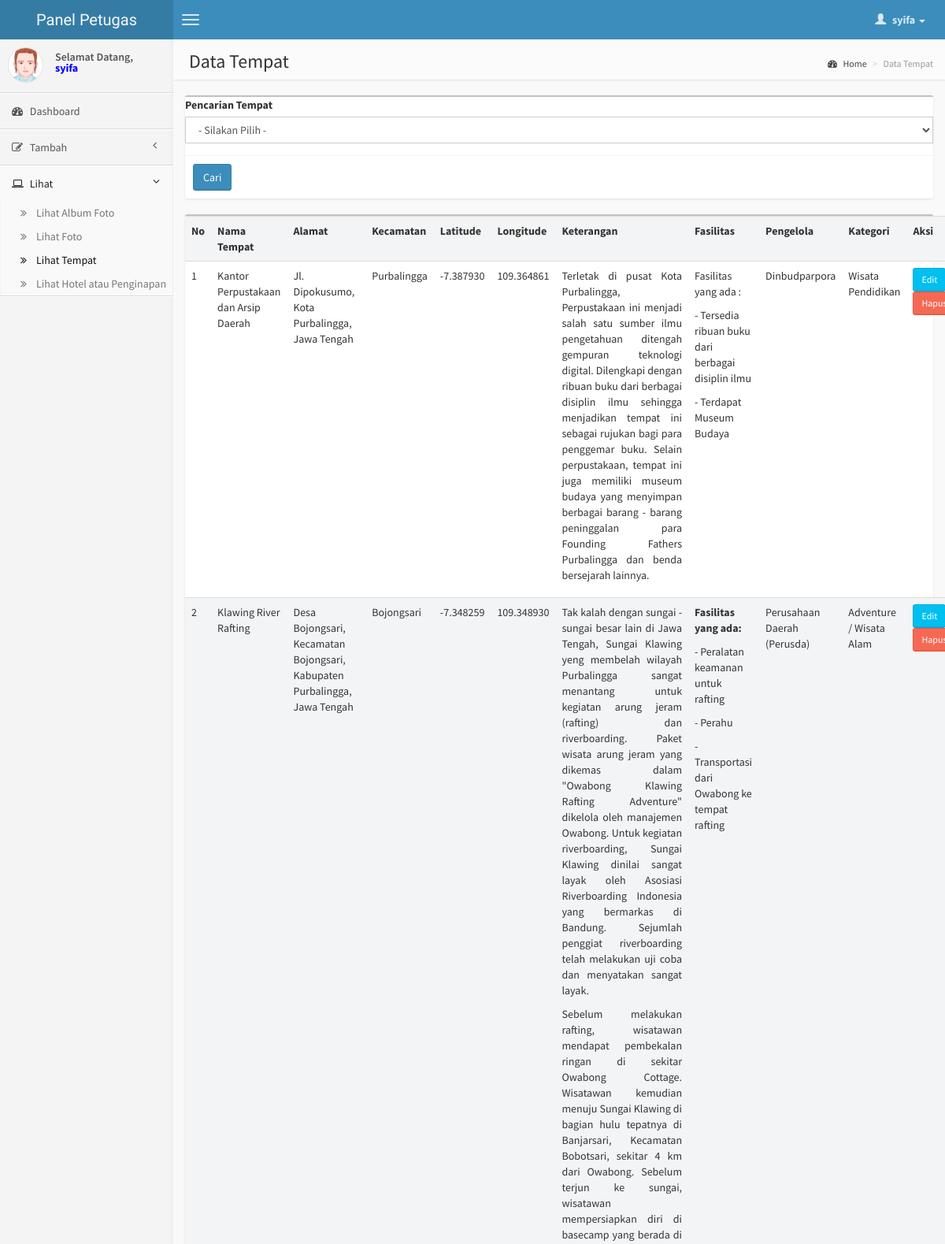
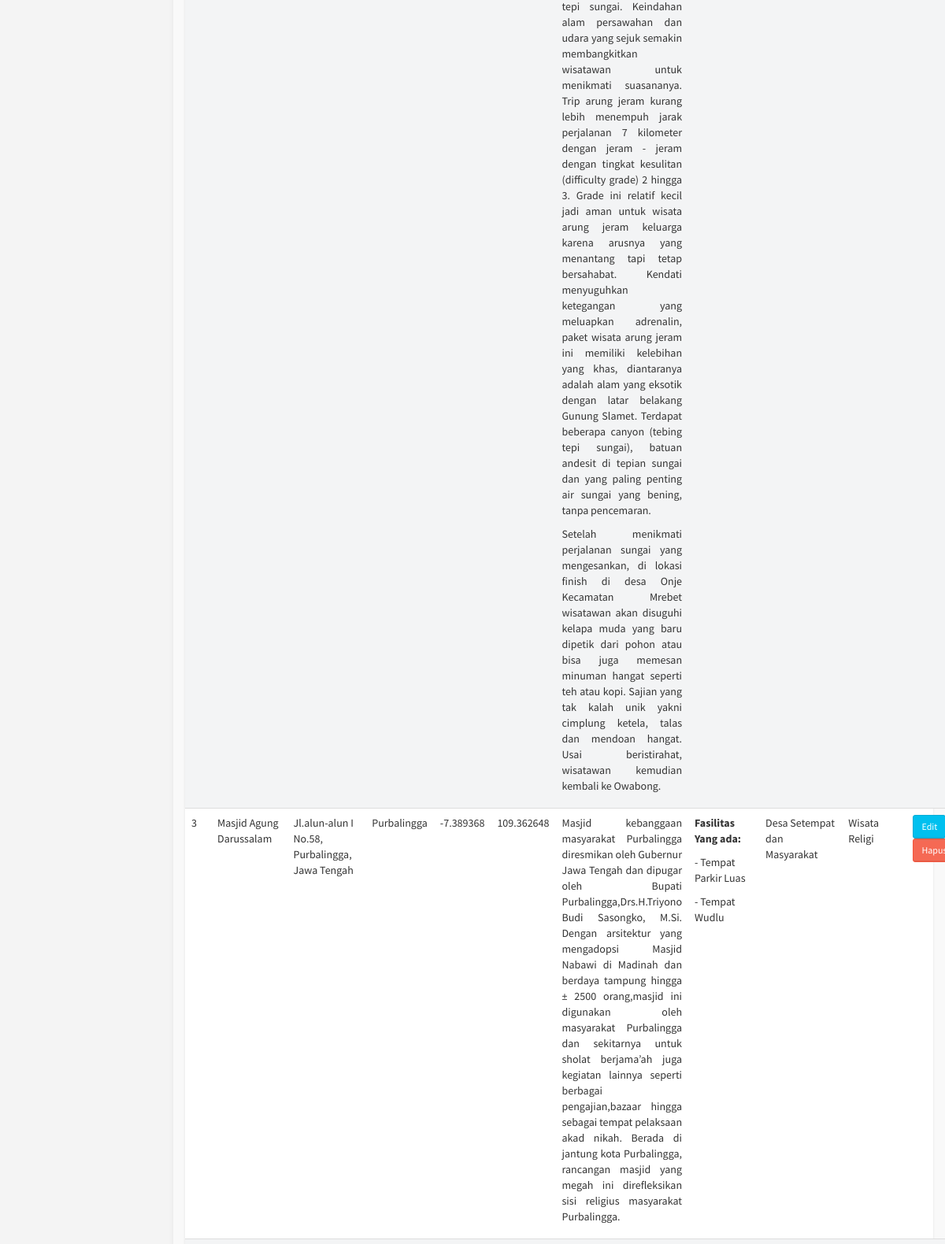
Screenshot of /dashboard/petugas/data_place.php?page=2 (signed in, upper part) with the database file from the repository (2 pictures, top to bottom).
### tables this page shows
CREATE TABLE IF NOT EXISTS `sig_data_place` (
  `id_place` int(10) NOT NULL AUTO_INCREMENT,
  `id_album` int(7) NOT NULL,
  `name` varchar(150) NOT NULL,
  `address` varchar(255) NOT NULL,
  `sub_district` varchar(255) NOT NULL,
  `lat` float(10,6) NOT NULL,
  `lon` float(10,6) NOT NULL,
  `description` text NOT NULL,
  `facility` text NOT NULL,
  `pengelola` varchar(255) NOT NULL,
  `kategori` varchar(150) NOT NULL,
  PRIMARY KEY (`id_place`)
);

### dashboard/petugas/data_place.php (the view, shortened to what this page needs)
<?php
if($_SESSION['Hak_Akses'] == 'Petugas')
{?>
<!DOCTYPE html>
<html>
    <head>
        <link href="css/bootstrap.min.css" rel="stylesheet" type="text/css" />
        <link href="css/font-awesome.min.css" rel="stylesheet" type="text/css" />
        <link href="css/AdminLTE.css" rel="stylesheet" type="text/css" />
    </head>
    <body class="skin-blue">
        <header class="header">
            <a href="index.php" class="logo">
               Panel Petugas
            </a>
            <nav class="navbar navbar-static-top" role="navigation">
                <a href="#" class="navbar-btn sidebar-toggle" data-toggle="offcanvas" role="button">
                    <span class="icon-bar"></span>
                    <span class="icon-bar"></span>
                    <span class="icon-bar"></span>
                </a>
                <div class="navbar-right">
                    <ul class="nav navbar-nav">
                        <li class="dropdown user user-menu">
                            <a href="#" class="dropdown-toggle" data-toggle="dropdown">
                                <i class="glyphicon glyphicon-user"></i>
                                <span><?php echo $_SESSION['Username'];?> <i class="caret"></i></span>
                            </a>
                        </li>
                    </ul>
                </div>
            </nav>
        </header>
        <div class="wrapper row-offcanvas row-offcanvas-left">
            <aside class="left-side sidebar-offcanvas">
                <section class="sidebar">
                    <div class="user-panel">
                        <div class="pull-left image">
                           <?php if($_SESSION['Jenis_Kelamin']== 'Laki - Laki') { ?>
                           <img src="img/avatar5.png" class="img-circle" alt="User Image" />
                           <?php }
				     	   else{ ?>
                           <img src="img/avatar2.png" class="img-circle" alt="User Image" />
                           <?php } ?>
                        </div>
                        <div class="pull-left info">
                            Selamat Datang, <br>
                          <p style="font-weight:bold; color:#00F;"> <?php echo $_SESSION['Username'];?></p>
                        </div>
                    </div>
                    <ul class="sidebar-menu">
                        <li class="">
                            <a href="index.php">
                                <i class="fa fa-dashboard"></i> <span>Dashboard</span>
                            </a>
                        </li>
                        <li class="treeview">
                            <a href="#">
                                <i class="fa fa-edit"></i>
                                <span>Tambah</span>
                                <i class="fa fa-angle-left pull-right"></i>
                            </a>
                        </li>
                        <li class="treeview active">
                            <a href="#">
                                <i class="fa fa-laptop"></i>
                                <span>Lihat</span>
                                <i class="fa fa-angle-left pull-right"></i>
                            </a>
                            <ul class="treeview-menu">
                                <li><a href="data_album.php"><i class="fa fa-angle-double-right"></i>Lihat Album Foto</a></li>
                                <li><a href="data_photo.php"><i class="fa fa-angle-double-right"></i>Lihat Foto</a></li>
                                <li class="active"><a href="data_place.php"><i class="fa fa-angle-double-right"></i>Lihat Tempat</a></li>
                                <li><a href="data_hotel.php"><i class="fa fa-angle-double-right"></i>Lihat Hotel atau Penginapan</a></li>
                            </ul>
                        </li>
                    </ul>
                </section>
            </aside>
            <aside class="right-side">
                <section class="content-header">
                    <h1>
                    Data Tempat
                    </h1>
                    <ol class="breadcrumb">
                        <li><a href="#"><i class="fa fa-dashboard"></i> Home</a></li>
                        <li class="active">Data Tempat</li>
                    </ol>
                </section>
                <section class="content">
                    <div class="row">
                        <div class="col-md-12">
                            <form action="" method="post">
                            <div class="box">
                            	<div class="box-body no-padding">
                                    <div class="form-group">
                                            <label>Pencarian Tempat</label>
                                            <select class="form-control" name="tempat" id="tempat" required>
                                                <option>- Silakan Pilih -</option>
                                            </select>
                                     </div>
                                     <div class="box-footer">
                            			<button type="submit" class="btn btn-primary">Cari</button>
                            		 </div>
                            	</div>
                            </div>
                            </form>
                            <div class="box">
                                <div class="box-body no-padding">
                                    <table class="table table-striped">
                                         <tr>
                                            <th>No</th>
                                            <th>Nama Tempat</th>
                                            <th>Alamat</th>
                                            <th>Kecamatan</th>
                                            <th>Latitude</th>
                                            <th>Longitude</th>
                                            <th>Keterangan</th>
                                            <th>Fasilitas</th>
                                            <th>Pengelola</th>
                                            <th>Kategori</th>
                                            <th>Aksi</th>
                                         </tr>
                                         <?php
											$dataPerPage = 10;
											if(isset($_GET['page']))
											{
												$noPage = $_GET['page'];
											}
											else $noPage = 1;
											$offset = ($noPage - 1) * $dataPerPage;
											$no = 1;
											$queri = "SELECT * FROM `sig_data_place` order by name asc LIMIT $offset, $dataPerPage";
											$ambil = mysql_query($queri);
											if(mysql_num_rows($ambil) != 0)
											{
												while($urai = mysql_fetch_array($ambil))
												{
											?>
                                       <tr>
                                          <td><?php echo $no++;?></td>
                                          <td><?php echo $urai['name'];?></td>
                                          <td><?php echo $urai['address'];?></td>
                                          <td><?php echo $urai['sub_district'];?></td>
                                          <td><?php echo $urai['lat'];?></td>
                                          <td><?php echo $urai['lon'];?></td>
                                          <td><?php echo $urai['description'];?></td>
                                          <td><?php echo $urai['facility'];?></td>
                                          <td><?php echo $urai['pengelola'];?></td>
                                          <td><?php echo $urai['kategori'];?></td>
                                          <td><a href="edit_place.php?id_place=<?php echo $urai['id_place'];?>&&name=<?php echo $urai['name']?>" title="Edit Data Tempat"><button class="btn btn-info btn-sm">Edit</button></a> | <a href="../../process/delete_place_for_admin.php?id_place=<?php echo $urai['id_place'];?>" title="Hapus Data Tempat" onClick="return confirm('Apakah Anda akan Menghapus Tempat dengan Kode Tempat = <?php echo $urai['id_place'];?> ?')"><button class="btn btn-danger btn-sm">Hapus</button></a></td>
                                       </tr>
                                         <?php }
										 }
											$jumPage = ceil($jumData/$dataPerPage);?>
                                    </table>
                                </div>
                            </div>
                        </div>
                    </div>
                </section>
            </aside>
        </div>
    </body>
</html>
<?php
}
else
{
	include("error.php");
}?>

### rows the page displays
sig_data_place: name "Kantor Perpustakaan dan Arsip Daerah", address "Jl. Dipokusumo, Kota Purbalingga, Jawa Tengah", sub_district "Purbalingga", lat "-7.387930", lon "109.364861", description "Terletak di pusat Kota Purbalingga, Perpustakaan ini menjadi salah satu sumber ilmu pengetahuan ditengah gempuran teknologi digital. Dilengkapi dengan ribuan buku dari berbagai disiplin ilmu sehingga menjadikan tempat ini sebagai rujukan bagi para penggemar buku. Selain perpustakaan, tempat ini juga memiliki museum budaya yang menyimpan berbagai barang - barang peninggalan para Founding Fathers Purbalingga dan benda bersejarah lainnya.", facility "Fasilitas yang ada : - Tersedia ribuan buku dari berbagai disiplin ilmu - Terdapat Museum Budaya", pengelola "Dinbudparpora", kategori "Wisata Pendidikan"
sig_data_place: name "Klawing River Rafting", address "Desa Bojongsari, Kecamatan Bojongsari, Kabupaten Purbalingga, Jawa Tengah", sub_district "Bojongsari", lat "-7.348259", lon "109.348930", description "Tak kalah dengan sungai - sungai besar lain di Jawa Tengah, Sungai Klawing yeng membelah wilayah Purbalingga sangat menantang untuk kegiatan arung jeram (rafting) dan riverboarding. Paket wisata arung jeram yang dikemas dalam \"Owabong Klawing Rafting Adventure\" dikelola oleh manajemen Owabong. Untuk kegiatan riverboarding, Sungai Klawing dinilai sangat layak oleh Asosiasi Riverboarding Indonesia yang bermarkas di Bandung. Sejumlah penggiat riverboarding telah melakukan uji coba dan menyatakan sangat layak. Sebelum melakukan rafting, wisatawan mendapat pembekalan ringan di sekitar Owabong Cottage. Wisatawan kemudian menuju Sungai Klawing di bagian hulu tepatnya di Banjarsari, Kecamatan…", facility "Fasilitas yang ada: - Peralatan keamanan untuk rafting - Perahu - Transportasi dari Owabong ke tempat rafting", pengelola "Perusahaan Daerah (Perusda)", kategori "Adventure / Wisata Alam"
sig_data_place: name "Masjid Agung Darussalam", address "Jl.alun-alun I No.58, Purbalingga, Jawa Tengah", sub_district "Purbalingga", lat "-7.389368", lon "109.362648", description "Masjid kebanggaan masyarakat Purbalingga diresmikan oleh Gubernur Jawa Tengah dan dipugar oleh Bupati Purbalingga,Drs.H.Triyono Budi Sasongko, M.Si. Dengan arsitektur yang mengadopsi Masjid Nabawi di Madinah dan berdaya tampung hingga ± 2500 orang,masjid ini digunakan oleh masyarakat Purbalingga dan sekitarnya untuk sholat berjama’ah juga kegiatan lainnya seperti berbagai pengajian,bazaar hingga sebagai tempat pelaksaan akad nikah. Berada di jantung kota Purbalingga, rancangan masjid yang megah ini direfleksikan sisi religius masyarakat Purbalingga.", facility "Fasilitas Yang ada: - Tempat Parkir Luas - Tempat Wudlu", pengelola "Desa Setempat dan Masyarakat", kategori "Wisata Religi"

### other values shown
$_SESSION['Username'] "syifa"
